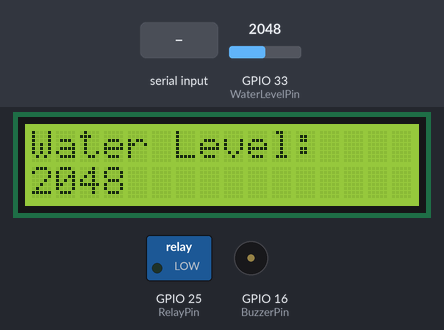
Bench run of a sketch on a simulated ESP32. Shown: 16×2 character LCD, switched loads named in the sketch (green lamp = pin HIGH), buzzer (waves = sounding). Inputs (shaded band) come from the test bench; at power-on: GPIO 33 (WaterLevelPin) = 2048. What the sketch prints to the serial monitor is not drawn.

Above: at 0.4 s.
1.3 s: GPIO 33 (WaterLevelPin) set to 2866
At 1.87 s:
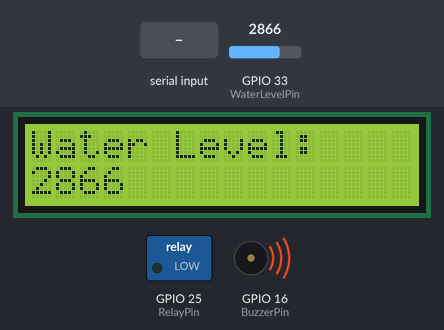
5.0 s: "4" received over the second serial link
At 6.2 s:
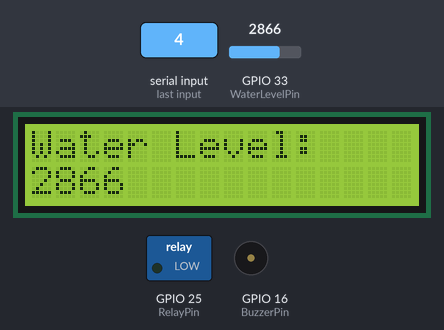
Timing chart, 0 to 12.5 s (numbered marks = the images above; inputs shaded):
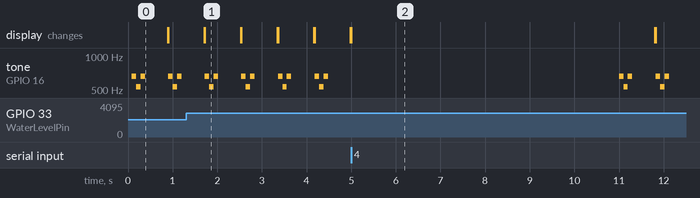

The sketch:

4_4_10_Water-Level-Testing-System.ino
```cpp
/*
 * 文件名 : Water-Level-Testing-System
 * 功能   : 结合水位传感器，语音控制模块、LCD1602、继电器、水泵和无源蜂鸣器模拟水位监测系统
 * 编译IDE：ARDUINO 2.3.6
 * 作者   : https://www.keyesrobot.cn/
*/
// 导入库文件
#include <SoftwareSerial.h>
#include <Wire.h>
#include <LiquidCrystal_I2C.h>

// 定义引脚常量
const int RX_PIN = 23; // 引脚 GPIO23 为 RX
const int TX_PIN = 5; // 引脚 GPIO5 为 TX
const int BuzzerPin = 16; // 定义无源蜂鸣器引脚
const int WaterLevelPin = 33; // 定义水位传感器的引脚
const int RelayPin = 25;  // 定义继电器引脚

LiquidCrystal_I2C lcd(0x27,16,2); // 定义LCD地址和行列
SoftwareSerial mySerial(RX_PIN, TX_PIN); // 定义软件串口引脚（RX, TX）

// 定义变量
volatile int Waterlevel;
volatile int yuyin;

// 串口发送消息最大长度
#define UART_SEND_MAX      32
#define UART_MSG_HEAD_LEN  2
#define UART_MSG_FOOT_LEN  2

// 串口发送消息号
#define U_MSG_bozhensgshu      1
#define U_MSG_boxiaoshu      2
#define U_MSG_bobao1      3
#define U_MSG_bobao2      4
#define U_MSG_bobao3      5
#define U_MSG_bobao4      6
#define U_MSG_bobao5      7
#define U_MSG_bobao6      8
#define U_MSG_bobao7      9
#define U_MSG_bobao8      10
#define U_MSG_bobao9      11
#define U_MSG_bobao10      12
#define U_MSG_bobao11      13
#define U_MSG_bobao12      14
#define U_MSG_bobao13      15
#define U_MSG_bobao14      16
#define U_MSG_bobao15      17
#define U_MSG_bobao16      18
#define U_MSG_bobao17      19
#define U_MSG_bobao18      20

// 串口消息参数类型
typedef union {
  double d_double;
  int d_int;
  unsigned char d_ucs[8];
  char d_char;
  unsigned char d_uchar;
  unsigned long d_long;
  short d_short;
  float d_float;}uart_param_t;

// 串口发送函数实现
void _uart_send_impl(unsigned char* buff, int len) {
  // TODO: 调用项目实际的串口发送函数
  for(int i=0;i<len;i++){
    mySerial.write (*buff++);
  }
}

// 串口通信消息尾
const unsigned char g_uart_send_foot[] = {
  0x55, 0xaa
};

// 十六位整数转32位整数
void _int16_to_int32(uart_param_t* param) {
  if (sizeof(int) >= 4)
    return;
  unsigned long value = param->d_long;
  unsigned long sign = (value >> 15) & 1;
  unsigned long v = value;
  if (sign)
    v = 0xFFFF0000 | value;
  uart_param_t p;  p.d_long = v;
  param->d_ucs[0] = p.d_ucs[0];
  param->d_ucs[1] = p.d_ucs[1];
  param->d_ucs[2] = p.d_ucs[2];
  param->d_ucs[3] = p.d_ucs[3];
}

// 浮点数转双精度
void _float_to_double(uart_param_t* param) {
  if (sizeof(int) >= 4)
    return;
  unsigned long value = param->d_long;
  unsigned long sign = value >> 31;
  unsigned long M = value & 0x007FFFFF;
  unsigned long e =  ((value >> 23 ) & 0xFF) - 127 + 1023;
  uart_param_t p0, p1;
  p1.d_long = ((sign & 1) << 31) | ((e & 0x7FF) << 20) | (M >> 3);
  param->d_ucs[0] = p0.d_ucs[0];
  param->d_ucs[1] = p0.d_ucs[1];
  param->d_ucs[2] = p0.d_ucs[2];
  param->d_ucs[3] = p0.d_ucs[3];
  param->d_ucs[4] = p1.d_ucs[0];
  param->d_ucs[5] = p1.d_ucs[1];
  param->d_ucs[6] = p1.d_ucs[2];
  param->d_ucs[7] = p1.d_ucs[3];
}

// 串口通信消息头
const unsigned char g_uart_send_head[] = {
  0xaa, 0x55
};

// 播报函数7
void _uart_bobao7() {
  uart_param_t param;
    int i = 0;
    unsigned char buff[UART_SEND_MAX] = {0};
    for (i = 0; i < UART_MSG_HEAD_LEN; i++) {
        buff[i + 0] = g_uart_send_head[i];
    }
    buff[2] = U_MSG_bobao7;
    for (i = 0; i < UART_MSG_FOOT_LEN; i++) {
        buff[i + 3] = g_uart_send_foot[i];
    }
    _uart_send_impl(buff, 5);
}

// 播报整数
void _uart_bozhensgshu(int zhengshu) {
  uart_param_t param;
    int i = 0;
    unsigned char buff[UART_SEND_MAX] = {0};
    for (i = 0; i < UART_MSG_HEAD_LEN; i++) {
        buff[i + 0] = g_uart_send_head[i];
    }
    buff[2] = U_MSG_bozhensgshu;
    param.d_int = zhengshu;
    _int16_to_int32(&param);
    buff[3] = param.d_ucs[0];
    buff[4] = param.d_ucs[1];
    buff[5] = 0;
    buff[6] = 0;
    for (i = 0; i < UART_MSG_FOOT_LEN; i++) {
        buff[i + 7] = g_uart_send_foot[i];
    }
    _uart_send_impl(buff, 9);
}

void setup(){
   Serial.begin(9600); // 硬件串口（与电脑通信）
   mySerial.begin(9600); // 软件串口（与外设通信）
   pinMode(BuzzerPin,OUTPUT); // 设置无源蜂鸣器引脚为输出模式
   pinMode(WaterLevelPin,INPUT); // 设置水位传感器引脚输入模式
   pinMode(RelayPin,OUTPUT); // 设置继电器引脚为输出模式
   Wire.begin(21,22); // 打开LCD通信引脚
   Waterlevel = 0; // 定义变量Waterlevel初始值为0
   yuyin = 0; // 定义变量yuyin初始值为0
   lcd.init(); // 初始化LCD
   lcd.backlight(); // 打开LCD背光
   lcd.display(); // 打开LCD显示
   lcd.clear();  // LCD清屏
}

void loop(){
   Waterlevel = analogRead(WaterLevelPin); // 获取水位传感器的模拟值
   // 在LCD对应位置显示水位相关信息
   lcd.setCursor(0, 0);
   lcd.print("Water Level:");
   lcd.setCursor(0, 1);
   lcd.print(Waterlevel);
   if (mySerial.available() > 0) { // 接收语音控制模块的外设数据(命令参数)
     yuyin = mySerial.read(); // 将接收到的外设数据(命令参数)进行赋值
     Serial.println(yuyin);  // 串口打印收到的外设数据(命令参数)
     if (yuyin == 52) { // 进行判断，接收到的外设数据(命令参数)为52，检测水池水位并且进行语音播报
       yuyin = 0;
       delay(2000);
       _uart_bobao7();
       delay(2000);
       _uart_bozhensgshu(Waterlevel);
       delay(2000);
     }
   }
   if (Waterlevel >= 800) { // 当检测到水池水位高于800时
     tone(BuzzerPin,659);
     delay(100);
     tone(BuzzerPin,532);
     delay(100);
     tone(BuzzerPin,659);
     delay(100);
     noTone(BuzzerPin);  // 关闭蜂鸣器
     if (yuyin == 9) { // 进行判断，接收到的外设数据(命令参数)为9，继电器控制水泵抽水
       yuyin = 0;
       delay(1000);
       digitalWrite(RelayPin,HIGH); // 打开继电器
       delay(400); // 灌溉的延时
       digitalWrite(RelayPin,LOW); // 关闭继电器
       delay(700);
     }
   }
   delay(500);
   lcd.clear(); // 清除LCD显示
}
```

Measured:
- after the input at 1.3 s, the display: first differs from a run without the input after 0.42 s (image 1)
- by itself, tone on GPIO 16 (BuzzerPin): plays 659 Hz for 0.10 s, 532 Hz for 0.10 s, 659 Hz for 0.10 s, 659 Hz for 0.10 s, 532 Hz for 0.10 s, 659 Hz for 0.10 s
- what the display in image 1 shows lasts 0.8 s, from 1.7 s to 2.5 s
